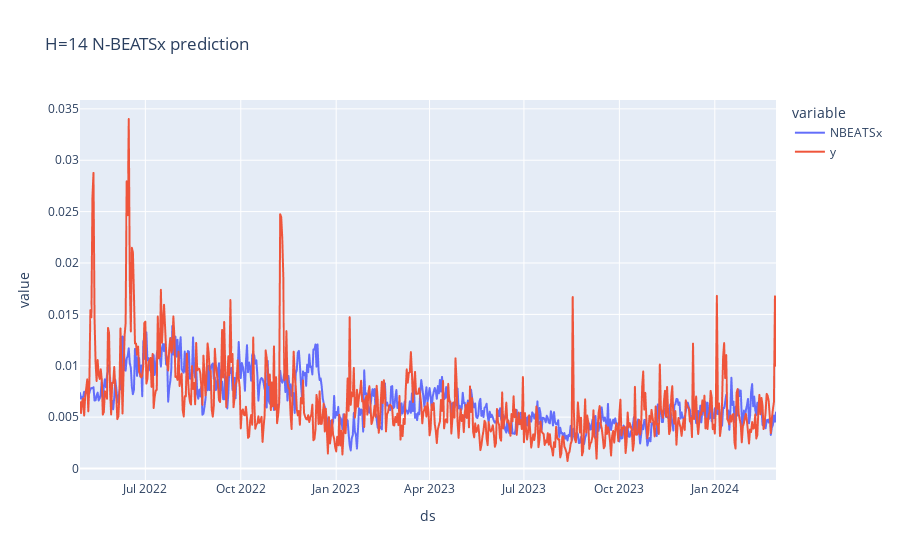

Notebook code for this chart:
### Code cell
import plotly.express as px
import pandas as pd
import numpy as np
fig = px.line(forecasts, x='ds', y=forecasts.columns[3:5], color='variable', title='H=14 N-BEATSx prediction')

fig.show()

### Figure 1 — Plotly figure (JSON) as saved in the notebook; plotly's stock layout.template omitted (floating-point values rounded to 4 significant figures; data arrays with more than 128 entries replaced by an {"elided": "..."} marker saying what was removed)
{"data": [{"hovertemplate": "variable=NBEATSx<br>ds=%{x}<br>value=%{y}<extra></extra>", "legendgroup": "NBEATSx", "line": {"color": "#636efa", "dash": "solid"}, "marker": {"symbol": "circle"}, "mode": "lines", "name": "NBEATSx", "showlegend": true, "type": "scattergl", "x": {"elided": "672 str values"}, "xaxis": "x", "y": {"elided": "672 float values"}, "yaxis": "y"}, {"hovertemplate": "variable=y<br>ds=%{x}<br>value=%{y}<extra></extra>", "legendgroup": "y", "line": {"color": "#EF553B", "dash": "solid"}, "marker": {"symbol": "circle"}, "mode": "lines", "name": "y", "showlegend": true, "type": "scattergl", "x": {"elided": "672 str values"}, "xaxis": "x", "y": {"elided": "672 float values"}, "yaxis": "y"}], "layout": {"legend": {"title": {"text": "variable"}, "tracegroupgap": 0}, "title": {"text": "H=14 N-BEATSx prediction"}, "xaxis": {"anchor": "y", "domain": [0, 1], "title": {"text": "ds"}}, "yaxis": {"anchor": "x", "domain": [0, 1], "title": {"text": "value"}}}}
